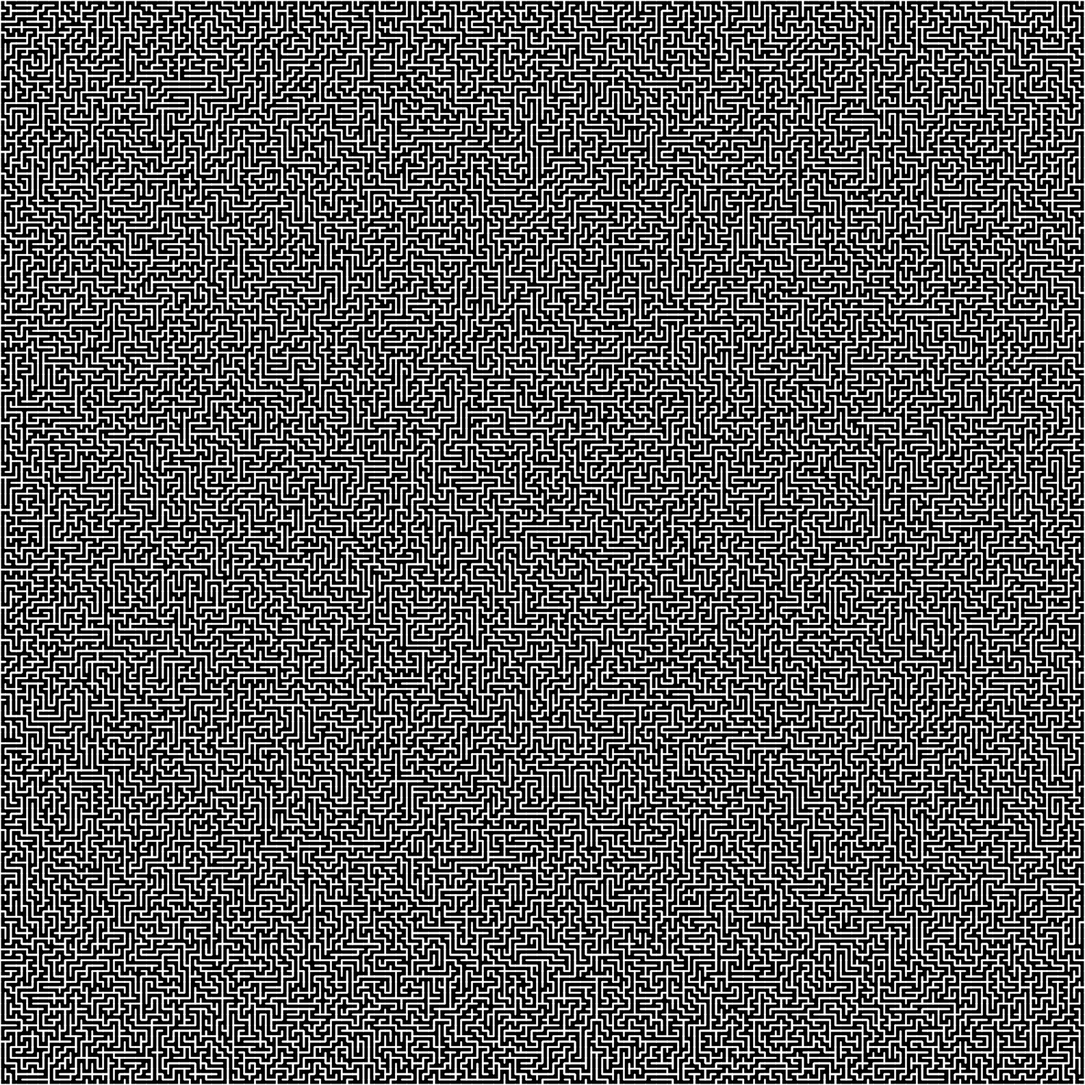
Frame 1 (no input)
Frame 60 (the mouse pressed at the canvas centre just before this capture): identical to frame 1, image omitted
Frame 120 (the mouse held since frame 60 and released just before this capture): identical to frame 1, image omitted

The Processing sketch that drew this single still picture (run headless with seeded random() and noise(); from frame 60 on, the mouse is pressed at the canvas centre):

// Processing sketch: generation
// ── generation.pde
boolean[][][] grid;
ArrayList<PVector> stack;
int row, col;

void setup() {
  size(1500,1500);
  row = 200;
  col = 200;
  grid = new boolean[row][col][5];
  stack = new ArrayList<PVector>();
  stack.add(0, new PVector(0,0));
  grid[0][0][4] = true;
  generate();
  stroke(255);
  strokeWeight(2);
}

void draw() {
  background(0);
  for(int i = 0; i < row; i++) {
    for(int j = 0; j < col; j++) {
      int x = i * height / row;
      int y = j * width / col;
      if(!grid[i][j][0]) line(x, y + width / col, x, y);
      if(!grid[i][j][1]) line(x, y, x + height / row, y);
      if(!grid[i][j][2]) line(x + height / row, y + width / col, x + height / row, y);
      if(!grid[i][j][3]) line(x, y + width / col, x + height / row, y + width / col);
    }
  }
}

void generate() {
  while (stack.size() > 0) {
    PVector pos = stack.get(0);
    stack.remove(0);
    ArrayList<PVector> neigh = findN(floor(pos.x), floor(pos.y));
    if (neigh.size() > 0) {
      PVector pos1 = neigh.get(floor(random(1) * neigh.size()));
      int four = abs(floor((pos.x - pos1.x) + 2 * (pos.y - pos1.y) - 1));
      stack.add(0, pos);
      stack.add(0, pos1);
      grid[floor(pos1.x)][floor(pos1.y)][4] = true;
      grid[floor(pos.x)][floor(pos.y)][four] = true;
      grid[floor(pos1.x)][floor(pos1.y)][(four + 2) % 4] = true;
    }
  }
}

ArrayList<PVector> findN(int x, int y) {
  ArrayList<PVector> arr = new ArrayList<PVector>();
  if (x > 0 && !grid[x - 1][y][4]) {
    arr.add(new PVector(x - 1, y));
  }
  if (x < row - 1 && !grid[x + 1][y][4]) {
    arr.add(new PVector(x + 1, y));
  }
  if (y > 0 && !grid[x][y - 1][4]) {
    arr.add(new PVector(x, y - 1));
  }
  if (y < col - 1 && !grid[x][y + 1][4]) {
    arr.add(new PVector(x, y + 1));
  }
  return arr;
}
